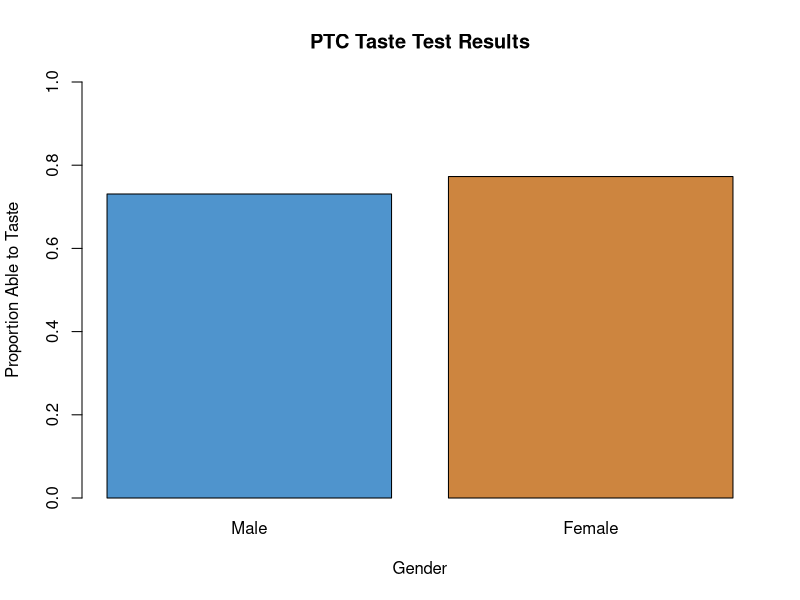
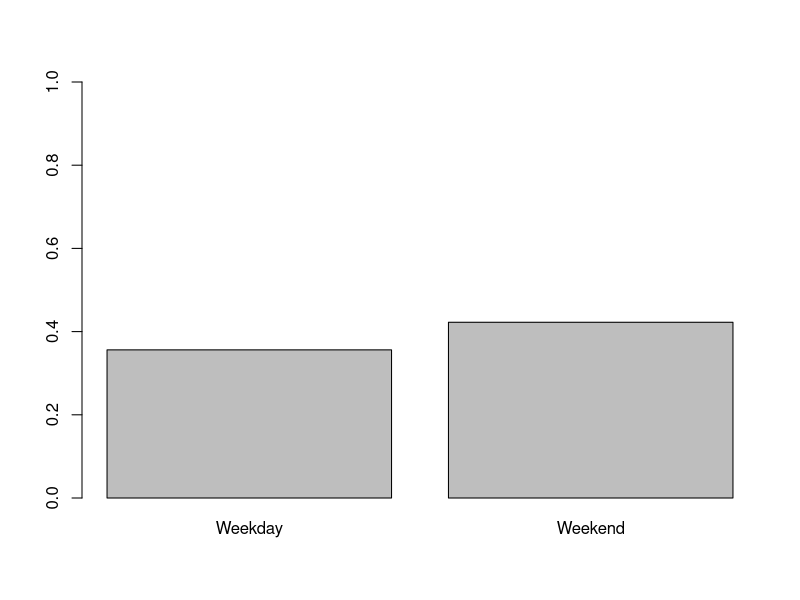
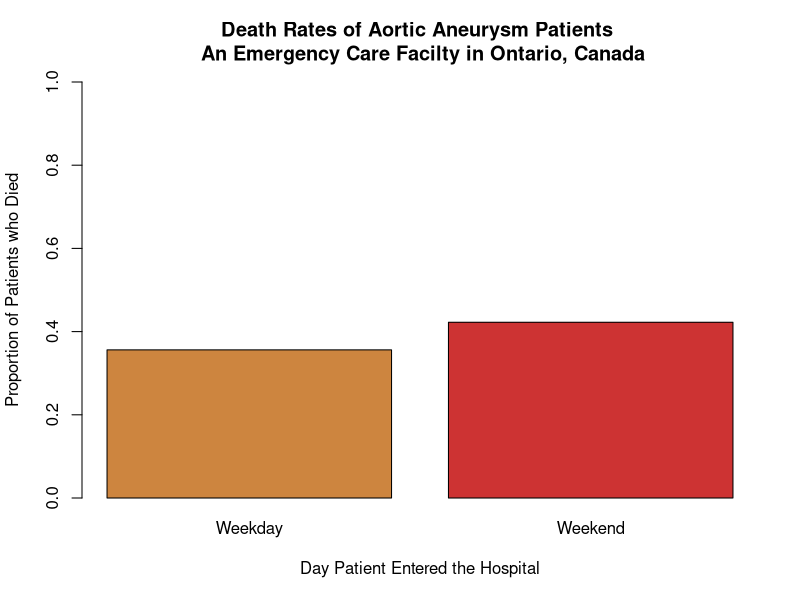
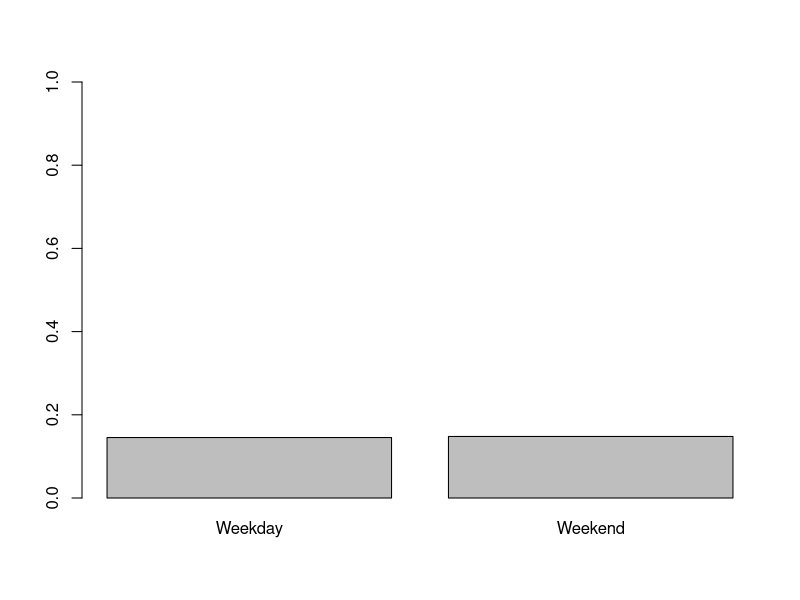

These figures' R source, in order:
## ---- chunk 1
ptc.table <- c(`Male` = 38/52, `Female` = 51/66)
barplot(ptc.table, 
        col = c("steelblue3","tan3"), 
        ylim = c(0,1),
        main = "PTC Taste Test Results",
        ylab = "Proportion Able to Taste",
        xlab = "Gender")
## ---- chunk 2
prop.test(x = c(38,51), n = c(52,66), correct = FALSE, alternative = "two.sided")
## ---- chunk 3
aortic.table <- c(Weekday = 1476/4145, Weekend = 553/1309)
barplot(aortic.table, ylim = c(0,1))
## ---- chunk 4
barplot(aortic.table, 
        ylim = c(0,1),
        main = "Death Rates of Aortic Aneurysm Patients \n An Emergency Care Facilty in Ontario, Canada",
        ylab = "Proportion of Patients who Died",
        xlab = "Day Patient Entered the Hospital",
        col = c("tan3","brown3"))

## ---- chunk 5
prop.test(x = c(1476, 533), n = c(4145, 1309), correct = FALSE, alternative = "less")
## ---- chunk 6
hattack.table <- c(Weekday = 17113/117709, Weekend = 6289/42511)
barplot(hattack.table, ylim = c(0,1))
## ---- chunk 7
prop.test(x = c(17113, 6289), n = c(117709,42511), correct = FALSE, alternative = "less")

sqrt(1.6336)
## ---- chunk 8
prop.test(x = c(576, 268), n = c(950, 1359), correct = FALSE, conf.level = 0.95)
